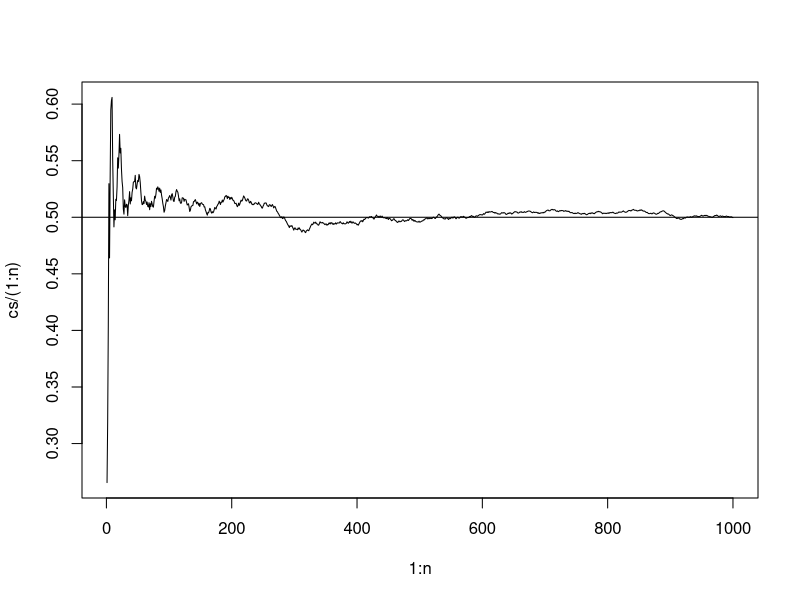

Generate this figure with R: (Note: this script raises an error after producing the figure.)
##Nate Kaduk
##Decision-Making Under Uncertainty HW 2
##Dr. Sarver
##Due Feb 18

##1
##Set seed and n
set.seed(1)
n <- 1000
##Generate random numbers
x <- runif(n, 0, 1)

##Answer questions in order
xMean <- mean(x)
print("Mean of x: ")
xMean

xVar <- var(x)
print("Variance of x: ")
print(xVar)

cs <- cumsum(x)
print("Culmative sum of x: ")
print(cs)

##Plot
plot(1:n, cs/(1:n), type = "l")
abline(h=0.5)


##2
##Define the density function
funct <- function(xPara){
  if(xPara <= 1 && xPara >= 0){
    return (1)
  } else{
    return (0)
  }
  
}

##Create the section inside the integral as a function
meanGreek <- function(x){x*funct(x)}
##Integrate that function on the bounds of negative infinity to positive infinity
actualMean <- integrate(meanGreek,-Inf, Inf)
##Print result
print("The mean is: ")
actualMean

##Turn the value of the mean to a numeric so it can be used later
numMean <- as.numeric(actualMean[1])

##Function for standard deviation
sdTest <- function(x){funct(x)*(x-numMean)^2}
##Integrate on same boundary
standardDev <-integrate(sdTest, 0, 1)
##Get numeric value that can be square rooted
numericVarValue <- as.numeric(standardDev[1])

## Square root the numeric value and combine it with the absolute error
variance <- list(sqrt(numericVarValue), standardDev[2])
##print result
print("The variance is: ")
variance

##3
##Create needed variables
n <- 1000000
x <- runif(n, -1, 1)
y <- runif(n, -1, 1)

##Due to the equation having the form x^2 + y^2, it is a circle.

##Create vector of bool values corresponding to the area inside the circle
satPoints <-(x^2+y^2 < 1)
##Find the total number of points within the circle
satPointsArea <- sum(satPoints)
##Print out # of points
print("# of points: ")
satPointsArea

##Find the ratio
ratio <- satPointsArea / n
##Output
print("Number of points within circle vs total number of points: ")
ratio

##Multiply ratio by 4
partCAnswer <- ratio * 4
##Output result
print("Output: ")
partCAnswer
##This is also an answer similar to pi's 3.14


##4
##Establish variables
n<-100000
x<- runif(n, -1, 1)
y <- runif(n, -1, 1)
z <- runif(n, -1, 1)

##Bool vector for points that match the needed equation
boolInFigure <- (x^2 + y^4 + z^6 < 1)
##Find the total number of points
totalPointsInFigure <- sum(boolInFigure)
##Output
print("Total points: ")
totalPointsInFigure

##Find the volume by finding the ratio, then output
figureVolume <- totalPointsInFigure/n
print("Figure volume: ")
figureVolume


##5
##Establish n
n <- 10000

##Create segment variables that will be used to store lengths of each line
##part with each iteration
firstSegment <- 0
secondSegment <- 0
thirdSegment <- 0

##Create bool counter that will count the amount of iterations that could form a triangle
boolIter <- 0

##Main loop
for(t in 1:n){
  ##Generate two random points between 0 and 1
  x <- runif(2, 0, 1)
  ##If the first segment has a greater value than the second, arrange it one way,
  ##Otherwise, arrange it another
  if(x[1] > x[2]){
    ##Since x[2] is less, it is the first point.  The first segment must be
    ##Between 0 and the first point.
    firstSegment <- x[2]
    ##The larger point, in this case x[1] is from 0 to x[1].
    ##To find the value of just x[2] to x[1], we need to take the difference.
    secondSegment <- x[1] - firstSegment
    ##The third segment is the entire line minus the first two segments
    thirdSegment <- 1 - (secondSegment + firstSegment)
  } else{
    ##Similar logic here
    firstSegment <- x[1]
    secondSegment <- x[2] - firstSegment
    thirdSegment <- 1 - (secondSegment + firstSegment)
  }
  ##Note: If somehow x[1] == x[2], it wouldn't have the chance to be a triangle.
  ##This is because x[2] - firstSegment(which equals x[1]) would = 0,
  ##and 0+a is not greater than a.
  
  ##Sort the segments in ascending order.
  iterSort <- sort(c(firstSegment,secondSegment, thirdSegment))
  
  ##If the smaller two segments are greater than the largest, it is a triangle.
  ##If this holds true, increment boolIter to signify that this possibility forms a triangle.
  if((iterSort[1] + iterSort[2]) > iterSort[3]){
    boolIter <- boolIter + 1
  } 
}

##Print out the ratio.
boolIter
print("Chance that the line segments can form a triangle: ")
print(boolIter/n)

